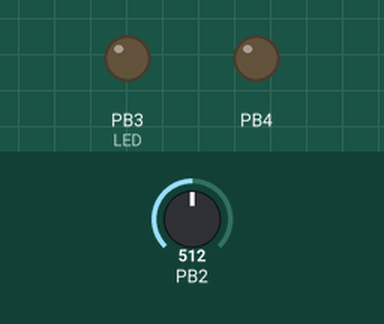
This program was run on a simulated ATtiny13, built with avr-gcc and emulated at 0.6 MHz. On the bench: output pins drawn as LEDs (lit = HIGH). The test bench sets the inputs (shaded band); at power-on: PB2 = 512.

Above: at 0.32 s.
At 5.0 s:
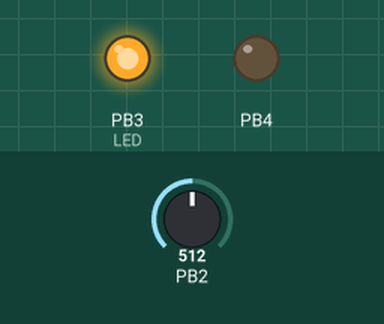
Timing chart, 0 to 9.8 s (numbered marks = the images above):
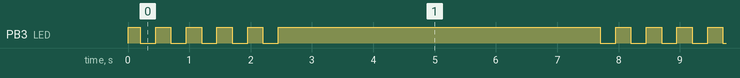

The program:

main.c
```c
/*
 * testerADC.c
 *
 * Created: 2017-11-15 14:25:49
 * Author : bartekm
 */

#include <avr/io.h>
#include <util/delay.h>
#include <stdlib.h>
#include "main.h"


void adc_init() {
    // Set the ADC input to PB2/ADC1
    ADMUX = (1 << MUX0);	//PB2
    DIDR0 |= (1 << ADC1D);

    //Freerun mode
    ADCSRB = 0x00;

    //prescaler 128 + Atuotrigger + ADC enable
    ADCSRA = (1 << ADPS2) | (1 << ADPS1) | (1 << ADPS0) | (1 << ADATE);
	ADCSRA |= (1 << ADEN);
	_delay_ms(100);
	ADCSRA |= (1 << ADSC);
	_delay_ms(100);
}

uint16_t adc_read(void) {
    return ADCL;
}

uint16_t bat_read() {
    return (uint16_t)(63744UL/(ADC>>2));	//napiêcie x100 -> 3.74V = 375
	ADCSRA |= (1 << ADSC);
}

uint8_t pulse_calc(uint16_t bat) {
    if(bat <= 320) return 0;
    else if(bat <= 340) return 1;
    else if(bat <= 360) return 2;
    else if(bat <= 380) return 3;
    else if(bat <= 390) return 4;
    else return 5;
}

void bat_blink(uint8_t level) {
    if(level) {
        for(uint8_t i = 0; i<level; i++) {
            LED_ON();
            _delay_ms(250);
            LED_OFF();
            _delay_ms(250);
        }
    } else {
        while(1) {
            LED_ON();
            _delay_ms(50);
            LED_OFF();
            _delay_ms(1000);
        }
    }
}


inline void LED_ON() {
	PORTB &= ~(1 << PB3);
}

inline void LED_OFF() {
    PORTB |= (1 << PB3);
}

int main(void) {
    DDRB |= (1 << PB3);	//PB3 wyj cie; PB - LED
	DDRB |= (1 << PB4);
	PORTB &= ~(1 << PB4);
	LED_OFF();


	uint16_t bat_volt = 0;
	uint8_t bat_lvl = 0;
	adc_init();

    while (1) {

// 		uint8_t tmp = adc_read();
// 		if(tmp <800){
// 			while(1){
// 				LED_ON();
// 				_delay_ms(100);
// 				LED_OFF();
// 				_delay_ms(100);
// 			}
// 		}
 		bat_volt = bat_read();
 		bat_lvl = pulse_calc(bat_volt);
 		bat_blink(bat_lvl);
		 _delay_ms(5000);
    }
}
```

main.h
```c
/*
 * main.h
 *
 * Created: 2017-11-15 14:59:52
 *  Author: bartekm
 */


#ifndef MAIN_H_
#define MAIN_H_

void adc_init(void);


uint16_t adc_read();
uint16_t bat_read();
uint8_t pulse_calc(uint16_t bat);
void bat_blink(uint8_t level);
void timer_init();
void inline LED_ON();
void inline LED_OFF();
#endif /* MAIN_H_ */
```

Measured:
- by itself, PB3 (LED): repeats every 7.5 s: 4 × (LOW 0.25 s, HIGH 0.25 s), LOW 0.25 s, HIGH 5.3 s
- by itself, everything shown: repeats every 7.5 s, in 10 steps
